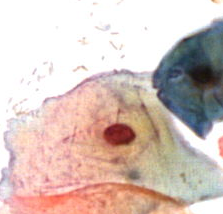
#> input picture isbi2025_ps3c_train_image_03449.png, 223 x 214 px
$ python preprocess.py
#> lines starting #> are read from the running program, lines starting #| are printed output that depends on the picture
import cv2
import numpy as np
import os
import matplotlib.pyplot as plt

# Define parameters
IMAGE_SIZE = (128, 128)  # Resize dimensions
CROP_SIZE = (100, 100)   # Cropping dimensions

# Function to load and preprocess an image
def preprocess_image(image_path):
    # Load image
#> called with image_path = 'isbi2025_ps3c_train_image_03449.png'
    image = cv2.imread(image_path)
#> image is the input picture: shape (214, 223, 3); mean B, G, R 187.8, 194.5, 213.4
    image = cv2.cvtColor(image, cv2.COLOR_BGR2RGB)  # Convert BGR to RGB

    # Resize to consistent size
    resized = cv2.resize(image, IMAGE_SIZE)
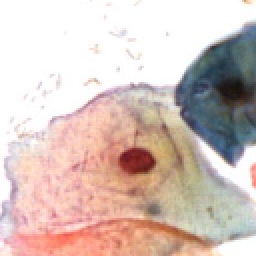
#> resized: shape (128, 128, 3) (shown 2 times larger); mean R, G, B 213.3, 194.4, 187.7

    # Random Cropping
    x = np.random.randint(0, resized.shape[1] - CROP_SIZE[1])
#> x = 12
    y = np.random.randint(0, resized.shape[0] - CROP_SIZE[0])
#> y = 15
    cropped = resized[y:y + CROP_SIZE[0], x:x + CROP_SIZE[1]]
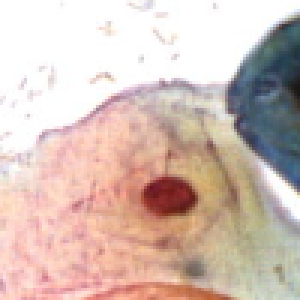
#> cropped: shape (100, 100, 3) (shown 3 times larger); mean R, G, B 212.5, 191.1, 182.5

    # Convert to float and normalize
    normalized = cropped / 255.0  # Scale pixel values to [0,1]

    return normalized

# Example demonstration
image_path = "isbi2025_ps3c_train_image_03449.png"  # Replace with actual image path
processed_image = preprocess_image(image_path)

# Display before and after preprocessing
original_image = cv2.imread(image_path)
original_image = cv2.cvtColor(original_image, cv2.COLOR_BGR2RGB)

plt.figure(figsize=(10,5))
plt.subplot(1, 2, 1)
plt.imshow(original_image)
plt.title("Original Image")
plt.axis("off")

plt.subplot(1, 2, 2)
plt.imshow(processed_image)
plt.title("Processed Image")
plt.axis("off")

plt.show()
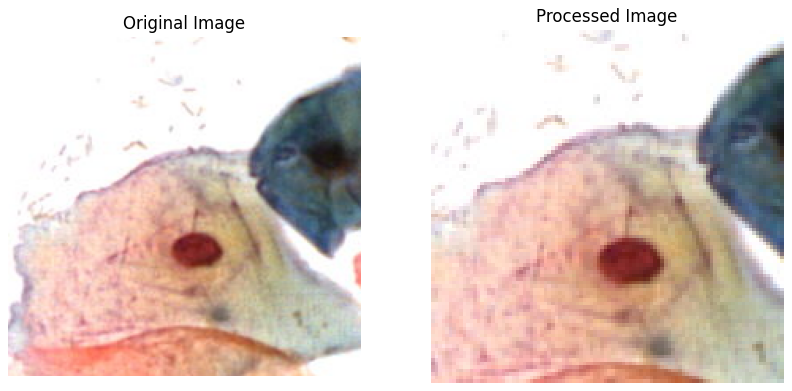
#> figure drawn by matplotlib, 2 panels

$ run again, with isbi2025_ps3c_train_image_03450.png copied over isbi2025_ps3c_train_image_03449.png
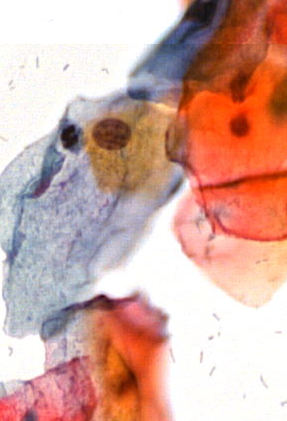
#> input picture isbi2025_ps3c_train_image_03450.png, 287 x 421 px
#> in preprocess_image, image is the input picture: shape (421, 287, 3); mean B, G, R 159.4, 169.3, 210.8
#> in preprocess_image, `cropped = resized[y:y + CROP_SIZE[0], x:x + CROP_SIZE[1]]`:
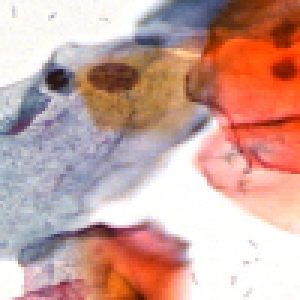
#> cropped: shape (100, 100, 3) (shown 3 times larger); mean R, G, B 203.1, 163.7, 155.6
#> `plt.show()`:
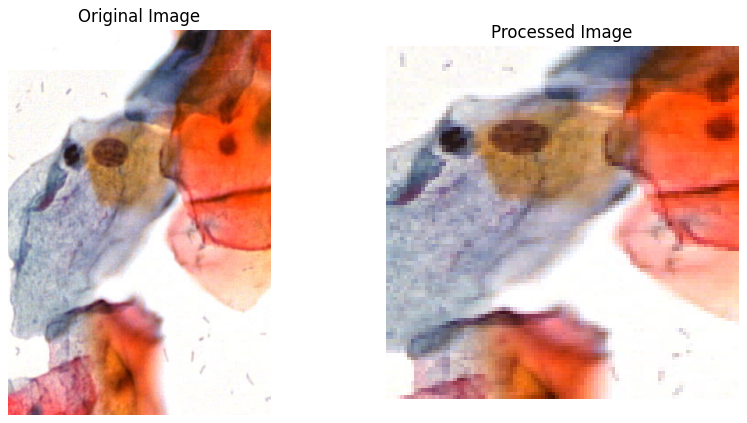
#> figure drawn by matplotlib, 2 panels

$ run again, with isbi2025_ps3c_train_image_03451.png copied over isbi2025_ps3c_train_image_03449.png
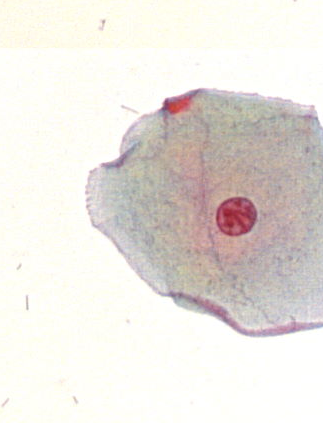
#> input picture isbi2025_ps3c_train_image_03451.png, 323 x 423 px
#> in preprocess_image, image is the input picture: shape (423, 323, 3); mean B, G, R 222.3, 227.4, 232.6
#> in preprocess_image, `cropped = resized[y:y + CROP_SIZE[0], x:x + CROP_SIZE[1]]`:
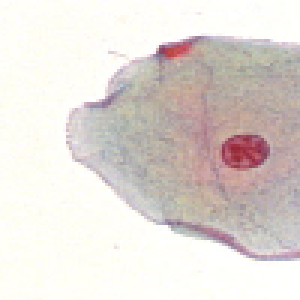
#> cropped: shape (100, 100, 3) (shown 3 times larger); mean R, G, B 225.3, 218, 213.6
#> `plt.show()`:
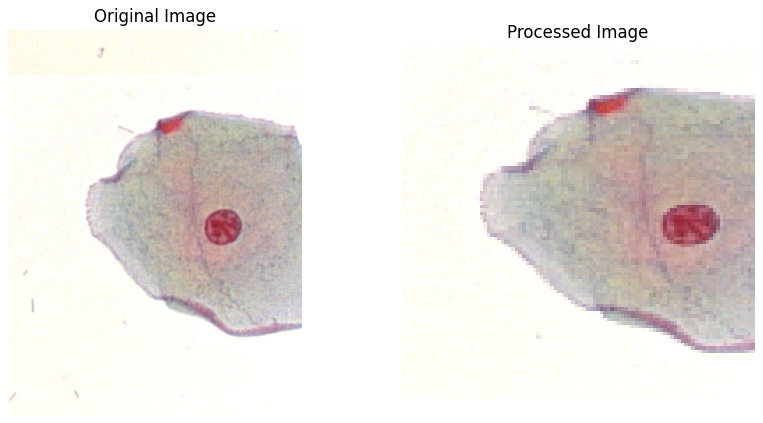
#> figure drawn by matplotlib, 2 panels

$ run again, with isbi2025_ps3c_train_image_03452.png copied over isbi2025_ps3c_train_image_03449.png
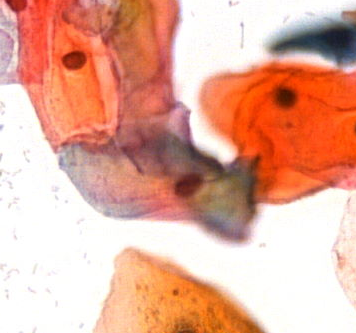
#> input picture isbi2025_ps3c_train_image_03452.png, 356 x 333 px
#> in preprocess_image, image is the input picture: shape (333, 356, 3); mean B, G, R 153, 171.8, 228
#> in preprocess_image, `cropped = resized[y:y + CROP_SIZE[0], x:x + CROP_SIZE[1]]`:
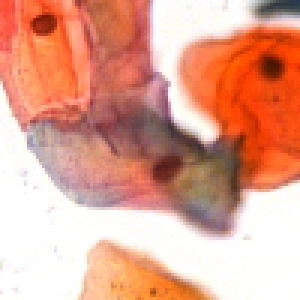
#> cropped: shape (100, 100, 3) (shown 3 times larger); mean R, G, B 224.2, 163.1, 143.5
#> `plt.show()`:
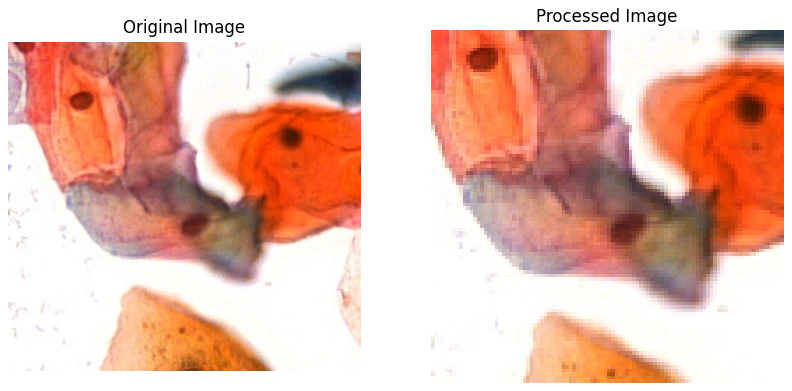
#> figure drawn by matplotlib, 2 panels
